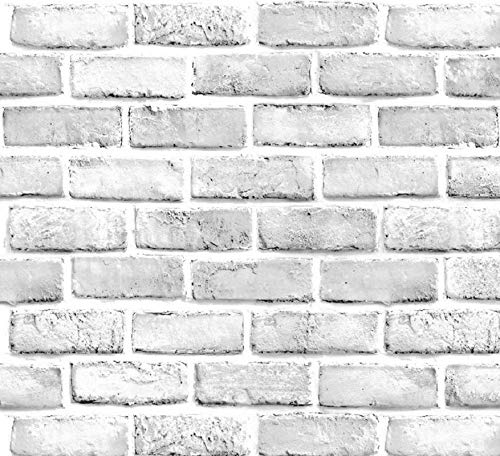
#> input picture HW3/dataset/Bricks_1.jpg, 500 x 456 px, given in place of the camera
$ python 1.py
#> lines starting #> are read from the running program, lines starting #| are printed output that depends on the picture
import cv2 as cv
cap = cv.VideoCapture(0)
fourcc = cv.VideoWriter_fourcc('X', 'V', 'I', 'D')
videoWriter = cv.VideoWriter('output.avi', fourcc, 30.0, (640, 480))

feature_params = dict( maxCorners = 10,
                       qualityLevel = 0.01,
                       minDistance = 7,
                       blockSize = 7 )
# Parameters for lucas kanade optical flow
lk_params = dict( winSize  = (20, 20),
                  maxLevel = 2,
                  criteria = (cv.TERM_CRITERIA_EPS | cv.TERM_CRITERIA_COUNT, 10, 0.03))
ret, old_frame = cap.read()
#> old_frame is the input picture: shape (456, 500, 3); min 0, max 255, mean 220.6
old_gray = cv.cvtColor(old_frame, cv.COLOR_BGR2GRAY)
old_gray = cv.GaussianBlur(old_gray, ksize=(15, 15), sigmaX=2, sigmaY=2)
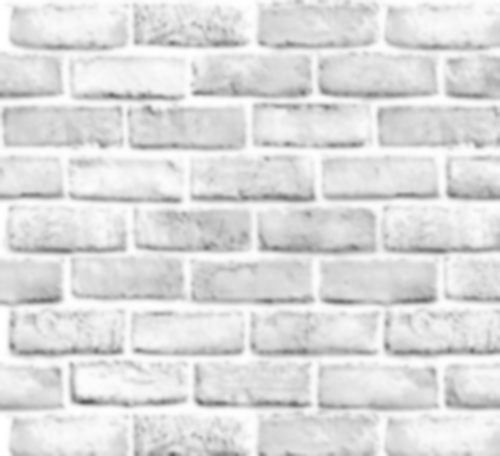
#> old_gray: shape (456, 500); min 94, max 255, mean 220.6
p1 = cv.goodFeaturesToTrack(old_gray, mask = None, **feature_params)
#> p1 = [[192, 92], [120, 350], [134, 350], [136, 42], [313, 198], [180, 199], [197, 398], [320, 404], [449, 194], [71, 363]]
endpoints1 = []
endpoints0 = []
while True:
    ret, frame = cap.read()
    frame_gray = cv.cvtColor(frame, cv.COLOR_BGR2GRAY)
    frame_gray = cv.GaussianBlur(frame_gray, ksize=(15, 15), sigmaX=3, sigmaY=3)
    # calculate optical flow
    p1, state, err = cv.calcOpticalFlowPyrLK(old_gray, frame_gray, p1, None, **lk_params)
#> p1 = [[192.3, 92.02], [119.8, 350], [134.6, 350], [136.1, 41.98], [312.8, 197.9], [179.4, 198.9], [197.2, 398], [320.1, 403.9], [449.2, 194], [71.13, 363.2]]; state = [1, 1, 1, 1, 1, 1, 1, 1, 1, 1]; err = [6.8, 7.35, 6.8, 5.03, 6.93, 5.98, 6.78, 5.95, 6.73, 6.12]
    old_gray = frame_gray.copy()
    endpoints2 = []
    if len(p1) > 0:
        for i,s in enumerate(state):
            if s == 1:
                endpoints2.append(p1[i])
            else:
                endpoints2.append(None)
#> this loop made 10 passes
#> after the loop, endpoints2 = [[[192.3, 92.02]], [[119.8, 350]], [[134.6, 350]], [[136.1, 41.98]], [[312.8, 197.9]], [[179.4, 198.9]], [[197.2, 398]], [[320.1, 403.9]], [[449.2, 194]], [[71.13, 363.2]]]
    if len(endpoints2) > 0 and len(endpoints1) > 0:
        for old,new in zip(endpoints1,endpoints2):
            if old is not None and new is not None:
                old = old[0].astype(int)
                new = new[0].astype(int)
                frame = cv.arrowedLine(frame, old, new, (255,0,0), 2)
    if len(endpoints1) > 0 and len(endpoints0) > 0:
        for old, new in zip(endpoints0, endpoints1):
            if old is not None and new is not None:
                old = old[0].astype(int)
                new = new[0].astype(int)
                frame = cv.arrowedLine(frame, old, new, (0, 255, 0), 2)
    endpoints0 = endpoints1.copy()
    endpoints1 = endpoints2.copy()
#> endpoints1 has the same summary as endpoints2
    cv.imshow('result', frame)
    videoWriter.write(frame)
    if cv.waitKey(10) == ord('q'):
#> (key q is pressed here)
        break
cap.release()
videoWriter.release()
cv.destroyAllWindows()

$ run again, on HW3/dataset/Bricks_4.jpg
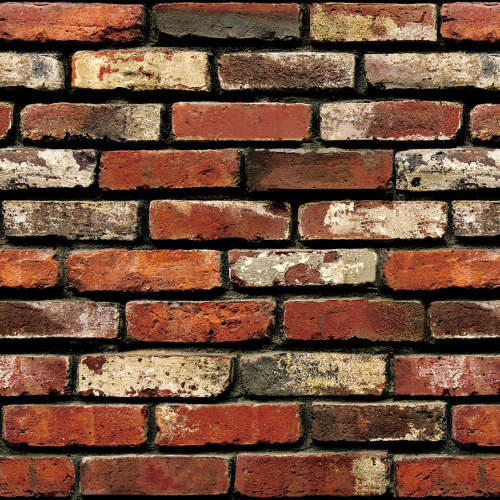
#> input picture HW3/dataset/Bricks_4.jpg, 1000 x 1000 px, given in place of the camera (shown at 1/2 size)
#> old_frame is the input picture: shape (1000, 1000, 3); mean B, G, R 59.7, 79.1, 115.3
#> `old_gray = cv.cvtColor(old_frame, cv.COLOR_BGR2GRAY)`:
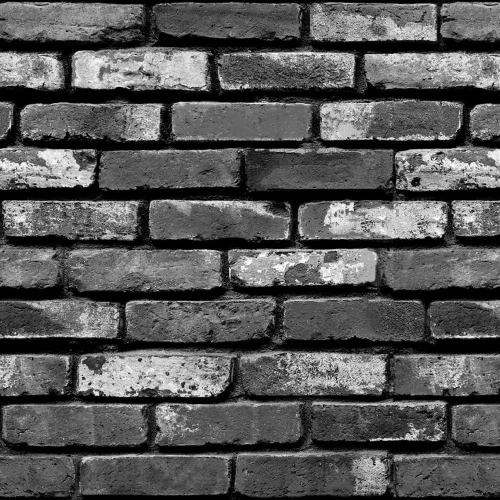
#> old_gray: shape (1000, 1000) (shown at 1/2 size); min 0, max 254, mean 87.7
#> `old_gray = cv.GaussianBlur(old_gray, ksize=(15, 15), sigmaX=2, sigmaY=2)`:
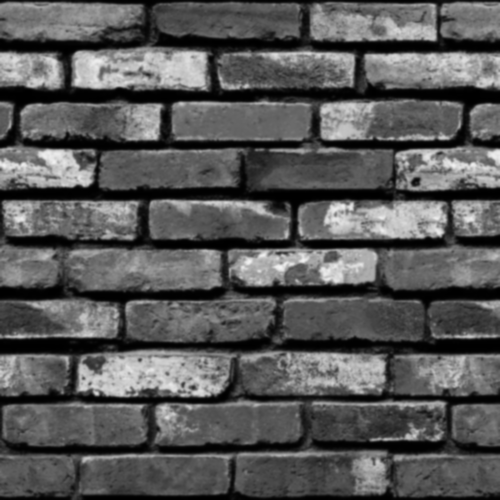
#> old_gray: shape (1000, 1000) (shown at 1/2 size); min 0, max 244, mean 87.7
#> `p1 = cv.goodFeaturesToTrack(old_gray, mask = None, **feature_params)`: p1 = [[195, 787], [278, 720], [881, 472], [167, 757], [704, 406], [938, 328], [889, 807], [39, 328], [260, 779], [314, 774]]
#> `p1, state, err = cv.calcOpticalFlowPyrLK(old_gray, frame_gray, p1, Non..`: p1 = [[195.1, 787], [278, 720], [880.8, 472], [167.2, 757], [703.9, 406.1], [938, 328], [888.9, 807], [38.99, 328], [260.1, 779.1], [313.8, 774]]; state = [1, 1, 1, 1, 1, 1, 1, 1, 1, 1]; err = [11.12, 6.62, 8.24, 7.72, 8.74, 7.83, 6.6, 7.79, 10.01, 6.93]
#> the loop `for i,s in enumerate(state):` made 10 passes
#> after the loop `for i,s in enumerate(state):`: endpoints2 = [[[195.1, 787]], [[278, 720]], [[880.8, 472]], [[167.2, 757]], [[703.9, 406.1]], [[938, 328]], [[888.9, 807]], [[38.99, 328]], [[260.1, 779.1]], [[313.8, 774]]]
#> endpoints1 has the same summary as endpoints2

$ run again, on HW3/dataset/Bricks_6.jpg
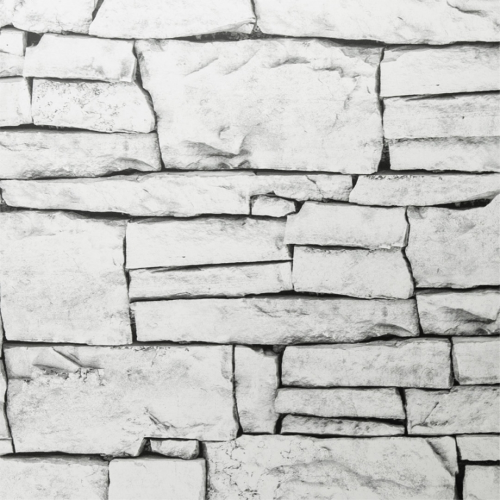
#> input picture HW3/dataset/Bricks_6.jpg, 1000 x 1000 px, given in place of the camera (shown at 1/2 size)
#> old_frame is the input picture: shape (1000, 1000, 3); mean B, G, R 198.9, 201.1, 200.9
#> `old_gray = cv.GaussianBlur(old_gray, ksize=(15, 15), sigmaX=2, sigmaY=2)`:
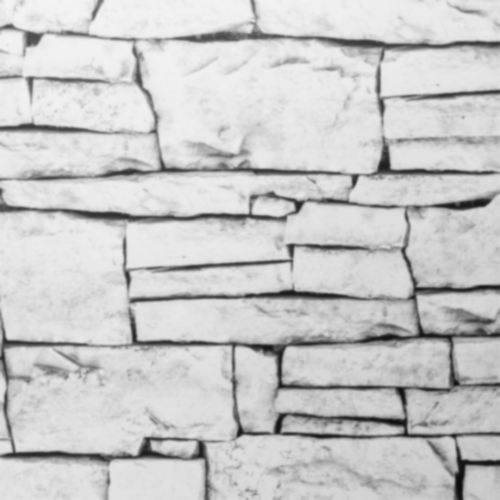
#> old_gray: shape (1000, 1000) (shown at 1/2 size); min 11, max 244, mean 201
#> `p1 = cv.goodFeaturesToTrack(old_gray, mask = None, **feature_params)`: p1 = [[834, 571], [910, 876], [303, 883], [582, 517], [474, 872], [564, 863], [715, 351], [23, 902], [398, 883], [586, 577]]
#> `p1, state, err = cv.calcOpticalFlowPyrLK(old_gray, frame_gray, p1, Non..`: p1 = [[834.1, 570.9], [910.1, 876.2], [303.1, 883.3], [581.9, 516.9], [474.3, 871.6], [564.2, 862.9], [715, 351.1], [22.94, 901.9], [397.9, 883.2], [586, 577]]; state = [1, 1, 1, 1, 1, 1, 1, 1, 1, 1]; err = [9.65, 10.46, 9.47, 11.77, 8.32, 10.59, 10.14, 10.93, 7.32, 8.08]
#> the loop `for i,s in enumerate(state):` made 10 passes
#> after the loop `for i,s in enumerate(state):`: endpoints2 = [[[834.1, 570.9]], [[910.1, 876.2]], [[303.1, 883.3]], [[581.9, 516.9]], [[474.3, 871.6]], [[564.2, 862.9]], [[715, 351.1]], [[22.94, 901.9]], [[397.9, 883.2]], [[586, 577]]]
#> endpoints1 has the same summary as endpoints2
